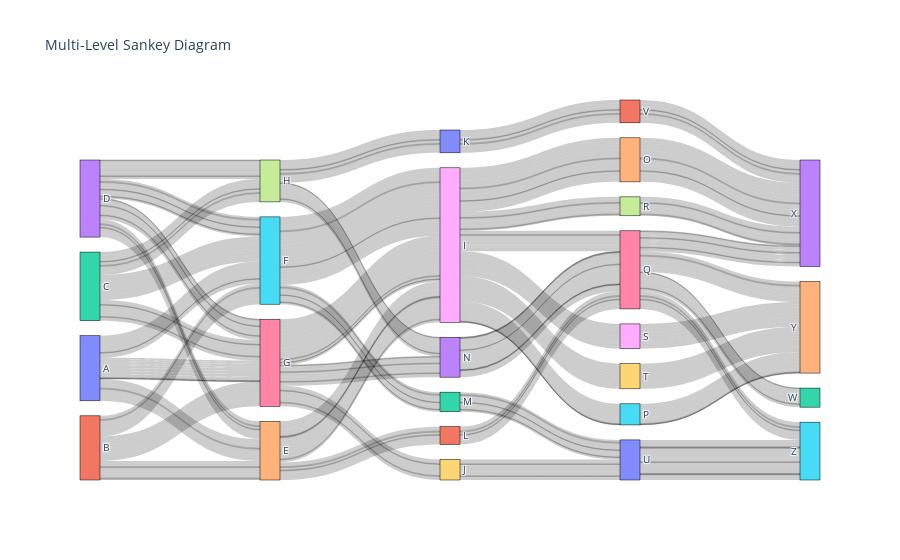

The code cell stored with this chart in its notebook:
### Code cell
import pandas as pd
import plotly.graph_objects as go

# Load the dataset
file_path = r'C:\Users\Admin\PycharmProjects\BIDV_Task\Sankey Plot\Sankey Template Multi Level.xlsx - Data.csv'  # Replace with your file path
data = pd.read_csv(file_path)

# Function to create a mapping of each unique step to a unique integer
def create_node_mapping(data):
    unique_nodes = set()
    for col in data.columns[2:-1]:  # Exclude 'Link', 'ID', and 'Size' columns
        unique_nodes.update(data[col].unique())
    return {node: i for i, node in enumerate(sorted(unique_nodes))}

# Create the node mapping
node_mapping = create_node_mapping(data)

# Prepare source, target, and value lists for the Sankey diagram
sources = []
targets = []
values = []

for _, row in data.iterrows():
    for i in range(2, len(data.columns) - 2):  # Iterate over step columns
        source = node_mapping[row[i]]
        target = node_mapping[row[i + 1]]
        value = row['Size']
        sources.append(source)
        targets.append(target)
        values.append(value)

# Create the Sankey diagram
fig = go.Figure(data=[go.Sankey(
    node=dict(
        pad=15,
        thickness=20,
        line=dict(color="black", width=0.5),
        label=list(node_mapping.keys())
    ),
    link=dict(
        source=sources,
        target=targets,
        value=values
    )
)])

fig.update_layout(title_text="Multi-Level Sankey Diagram", font_size=10)
fig.show()

### Figure 1 — Plotly figure (JSON) as saved in the notebook; plotly's stock layout.template omitted (floating-point values rounded to 4 significant figures; data arrays with more than 128 entries replaced by an {"elided": "..."} marker saying what was removed)
{"data": [{"link": {"source": {"elided": "520 int values"}, "target": {"elided": "520 int values"}, "value": {"elided": "520 int values"}}, "node": {"label": ["A", "B", "C", "D", "E", "F", "G", "H", "I", "J", "K", "L", "M", "N", "O", "P", "Q", "R", "S", "T", "U", "V", "W", "X", "Y", "Z"], "line": {"color": "black", "width": 0.5}, "pad": 15, "thickness": 20}, "type": "sankey"}], "layout": {"font": {"size": 10}, "title": {"text": "Multi-Level Sankey Diagram"}}}
